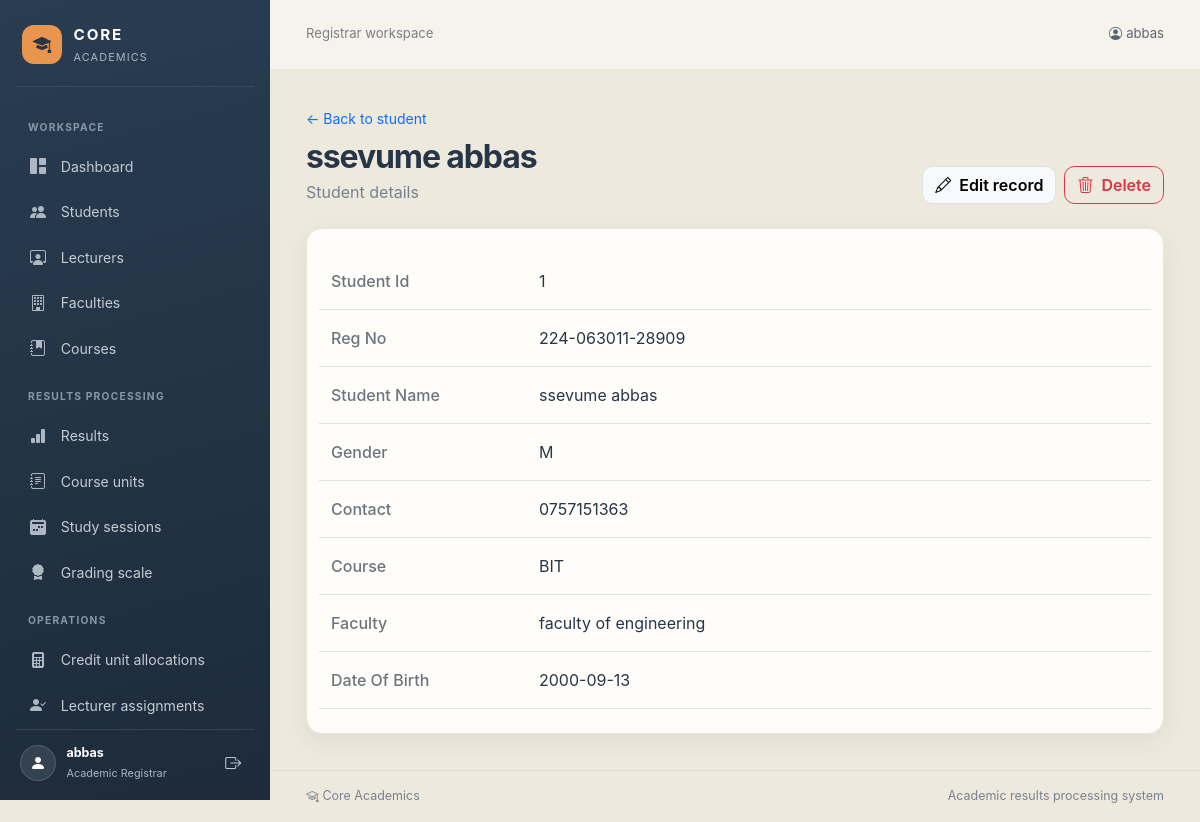
Screenshot of /academics/students/1/ (signed in) with the database file from the repository.
### academics/models.py (models this page shows, shortened)
class Student(models.Model):
    class Gender(models.TextChoices):
        MALE = 'M', 'Male'
        FEMALE = 'F', 'Female'
    student_id = models.AutoField(primary_key=True, db_column='StudentId')
    reg_no = models.CharField(max_length=30, db_column='Reg_No')
    student_name = models.CharField(max_length=50, db_column='StudentName')
    gender = models.CharField(max_length=1, choices=Gender.choices, db_column='Gender')
    contact = models.CharField(max_length=10, db_column='Contact')
    course = models.ForeignKey(
        Course,
        on_delete=models.PROTECT,
        db_column='CourseCode',
        related_name='students',
    )
    faculty = models.ForeignKey(
        Faculty,
        on_delete=models.PROTECT,
        related_name='students',
    )
    date_of_birth = models.DateField(null=True, blank=True, db_column='DATE_OF_BIRTH')
    class Meta:
        db_table = 'STUDENT'
    def __str__(self):
        return self.student_name

class Course(models.Model):
    class Duration(models.IntegerChoices):
        THREE_YEARS = 3, '3 years'
        FOUR_YEARS = 4, '4 years'
        FIVE_YEARS = 5, '5 years'
    course_code = models.CharField(max_length=10, primary_key=True, db_column='CourseCode')
    course_name = models.CharField(max_length=50, db_column='CourseName')
    duration = models.IntegerField(
        choices=Duration.choices,
        db_column='Duration',
        null=True,
        verbose_name='Duration (years)',
    )
    faculty = models.ForeignKey(
        Faculty,
        on_delete=models.PROTECT,
        db_column='FacultyId',
        related_name='courses',
    )
    class Meta:
        db_table = 'COURSE'
    def __str__(self):
        return self.course_name

class Faculty(models.Model):
    faculty_id = models.IntegerField(primary_key=True, db_column='FacultyId')
    faculty_name = models.CharField(max_length=30, db_column='FacultyName')
    class Meta:
        db_table = 'FACULTY'
    def __str__(self):
        return self.faculty_name

### academics/views.py (the view)
# urls.py: path('<slug:model_name>/<str:pk>/', views.model_detail, name='model-detail'),
@login_required
def model_detail(request, model_name, pk):
    if not can_view_model(request.user, model_name):
        raise PermissionDenied
    model = get_model(model_name)
    obj = get_object_or_404(model, pk=pk)
    if model is models.Lecturer:
        obj = (
            model.objects.select_related('faculty')
            .prefetch_related('unit_assignments__unit__course')
            .get(pk=pk)
        )
    elif model is models.CourseUnit:
        obj = model.objects.select_related('course__faculty').get(pk=pk)
    elif model is models.CreditUnitAllocation:
        obj = model.objects.select_related('unit__course').get(pk=pk)
    elif model is models.UnitAssignment:
        obj = model.objects.select_related(
            'lecturer__faculty',
            'unit__course',
        ).get(pk=pk)
    return render(
        request,
        'academics/model_detail.html',
        {
            'model_name': model_name,
            'model_label': model._meta.verbose_name.title(),
            'object': obj,
            'fields': get_display_values(obj, get_display_fields(model)),
            'read_only': not can_manage_model(request.user, model_name),
        },
    )

### academics/access.py (called while the page is built)
def has_role(user, role):
    return user.is_superuser or user.groups.filter(name=role).exists()

### academics/context_processors.py (called while the page is built)
def user_roles(request):
    user = request.user
    return {
        'is_academic_registrar': user.is_authenticated and has_role(user, ROLE_REGISTRAR),
        'is_lecturer': user.is_authenticated and has_role(user, ROLE_LECTURER),
        'is_faculty_coordinator': user.is_authenticated and has_role(user, ROLE_COORDINATOR),
    }

### academics/views.py (called while the page is built, shortened)
def get_model(model_name):
    try:
        return MODEL_REGISTRY[model_name]
    except KeyError as exc:
        raise Http404('Academic record type not found.') from exc

def get_display_fields(model):
    if model is models.CreditUnitAllocation:
        return [
            ('Course', 'unit.course'),
            ('Course unit', 'unit'),
            ('Credit units', 'credit_units'),
        ]
    return [
        (
            'Course unit' if field.name == 'unit' else field.verbose_name.title(),
            field.name,
        )
        for field in model._meta.concrete_fields
    ]

def get_display_values(obj, fields):
    return [
        (label, _get_display_value(obj, name))
        for label, name in fields
    ]

def _get_display_value(obj, field_path):
    value = obj
    for field_name in field_path.split('.'):
        value = getattr(value, field_name, None)
        if value is None:
            return 'Not assigned'
    return str(value)

def can_view_model(user, model_name):
    if model_name == 'timetables':
        return has_role(user, ROLE_REGISTRAR) or has_role(
            user,
            ROLE_COORDINATOR,
        )
    return has_role(user, ROLE_REGISTRAR)

def can_manage_model(user, model_name):
    if model_name == 'timetables':
        return has_role(user, ROLE_COORDINATOR)
    return has_role(user, ROLE_REGISTRAR)

### academics/templates/academics/model_detail.html (shortened to what this page needs)
{% extends "academics/base.html" %}
{% block content %}
<div class="d-flex flex-column flex-md-row justify-content-between align-items-md-end gap-3 mb-4">
    <div>
        <a class="small text-decoration-none" href="{% url 'academics:model-list' model_name %}">&larr; Back to {{ model_label|lower }}</a>
        <h1 class="page-heading h2 mt-2 mb-1">{{ object }}</h1>
        <p class="page-subtitle mb-0">{{ model_label }} details</p>
    </div>
    {% if not read_only %}
        <div class="page-tools d-flex gap-2">
            <a class="btn btn-light border" href="{% url 'academics:model-update' model_name object.pk %}"><i class="bi bi-pencil me-2" aria-hidden="true"></i>Edit record</a>
            <a class="btn btn-outline-danger" href="{% url 'academics:model-delete' model_name object.pk %}"><i class="bi bi-trash3 me-2" aria-hidden="true"></i>Delete</a>
        </div>
    {% endif %}
</div>
<div class="surface p-3 p-md-4">
    <dl class="row mb-0">
        {% for label, value in fields %}
            <dt class="col-sm-4 col-lg-3 border-bottom py-3 text-secondary fw-medium">{{ label }}</dt>
            <dd class="col-sm-8 col-lg-9 border-bottom py-3 mb-0">{{ value }}</dd>
        {% endfor %}
    </dl>
</div>
{% endblock %}

### academics/templates/academics/base.html (shortened to what this page needs)
{% load static %}
<!doctype html>
<html lang="en">
<head>
    <link href="https://cdn.jsdelivr.net/npm/bootstrap@5.3.8/dist/css/bootstrap.min.css" rel="stylesheet">
    <link rel="stylesheet" href="https://cdn.jsdelivr.net/npm/bootstrap-icons@1.11.3/font/bootstrap-icons.min.css">
    <link rel="stylesheet" href="{% static 'academics/css/app.css' %}">
</head>
<body>
<div class="app-layout">
    {% if user.is_authenticated %}
        <aside class="app-sidebar offcanvas-lg offcanvas-start" tabindex="-1" id="appSidebar" aria-labelledby="appSidebarLabel">
            <div class="sidebar-heading">
                <a class="sidebar-brand" href="{% url 'academics:index' %}" id="appSidebarLabel">
                    <span class="brand-mark"><i class="bi bi-mortarboard-fill" aria-hidden="true"></i></span>
                    <span><strong>CORE</strong><small>ACADEMICS</small></span>
                </a>
            </div>
            <nav class="sidebar-nav" aria-label="Main navigation">
                {% if is_academic_registrar %}
                    <span class="sidebar-section-label">WORKSPACE</span>
                    <a class="sidebar-link" href="{% url 'academics:index' %}"><i class="bi bi-grid-1x2-fill" aria-hidden="true"></i><span>Dashboard</span></a>
                    <a class="sidebar-link" href="{% url 'academics:model-list' 'students' %}"><i class="bi bi-people-fill" aria-hidden="true"></i><span>Students</span></a>
                    <a class="sidebar-link" href="{% url 'academics:model-list' 'lecturers' %}"><i class="bi bi-person-workspace" aria-hidden="true"></i><span>Lecturers</span></a>
                    <a class="sidebar-link" href="{% url 'academics:model-list' 'faculties' %}"><i class="bi bi-building" aria-hidden="true"></i><span>Faculties</span></a>
                    <a class="sidebar-link" href="{% url 'academics:model-list' 'courses' %}"><i class="bi bi-journal-bookmark-fill" aria-hidden="true"></i><span>Courses</span></a>
                    <span class="sidebar-section-label">RESULTS PROCESSING</span>
                    <a class="sidebar-link" href="{% url 'academics:model-list' 'results' %}"><i class="bi bi-bar-chart-fill" aria-hidden="true"></i><span>Results</span></a>
                    <a class="sidebar-link" href="{% url 'academics:model-list' 'course-units' %}"><i class="bi bi-journal-text" aria-hidden="true"></i><span>Course units</span></a>
                    <a class="sidebar-link" href="{% url 'academics:model-list' 'study-sessions' %}"><i class="bi bi-calendar2-week-fill" aria-hidden="true"></i><span>Study sessions</span></a>
                    <a class="sidebar-link" href="{% url 'academics:model-list' 'gradings' %}"><i class="bi bi-award-fill" aria-hidden="true"></i><span>Grading scale</span></a>
                    <span class="sidebar-section-label">OPERATIONS</span>
                    <a class="sidebar-link" href="{% url 'academics:model-list' 'unit-assignments' %}"><i class="bi bi-calculator-fill" aria-hidden="true"></i><span>Credit unit allocations</span></a>
                    <a class="sidebar-link" href="{% url 'academics:model-list' 'lecturer-assignments' %}"><i class="bi bi-person-check-fill" aria-hidden="true"></i><span>Lecturer assignments</span></a>
                {% endif %}
            </nav>
            <div class="sidebar-footer">
                <span class="sidebar-avatar"><i class="bi bi-person-fill" aria-hidden="true"></i></span>
                <span class="sidebar-user"><strong>{{ user.get_username }}</strong><small>{% if is_academic_registrar %}Academic Registrar{% elif is_lecturer %}Lecturer{% elif is_faculty_coordinator %}Faculty Coordinator{% else %}Staff account{% endif %}</small></span>
                <form method="post" action="{% url 'logout' %}">
                    <button class="sidebar-logout" type="submit" aria-label="Log out" title="Log out"><i class="bi bi-box-arrow-right" aria-hidden="true"></i></button>
                </form>
            </div>
        </aside>
    {% endif %}
    <div class="app-main-panel">
        <header class="app-topbar">
            <div class="d-flex align-items-center gap-3">
                <span class="topbar-context">{% block page_context %}{% if is_academic_registrar %}Registrar workspace{% elif is_lecturer %}Lecturer workspace{% elif is_faculty_coordinator %}Coordinator workspace{% else %}Academic results processing{% endif %}{% endblock %}</span>
            </div>
            <div class="d-flex align-items-center gap-3">
                {% if user.is_authenticated %}
                    <span class="topbar-user"><i class="bi bi-person-circle me-1" aria-hidden="true"></i>{{ user.get_username }}</span>
                {% else %}
                    <a class="btn btn-sm btn-primary" href="{% url 'login' %}">Sign in</a>
                {% endif %}
            </div>
        </header>
        <main class="app-main">
            {% block content %}{% endblock %}
        </main>
        <footer class="app-footer">
            <span><i class="bi bi-mortarboard me-1" aria-hidden="true"></i>Core Academics</span>
            <span>Academic results processing system</span>
        </footer>
    </div>
</div>
</body>
</html>

### academics/static/academics/css/app.css (style rules this page uses)
:root { --ink: #263648; --muted: #78828e; --brand: #e9954d; --brand-dark: #d77f36; --canvas: #eee9dd; --line: #eae5da; --sidebar: #253648; }
* { box-sizing: border-box; }
body { min-width: 320px; min-height: 100vh; margin: 0; background: var(--canvas); color: var(--ink); font-family: Inter, "Segoe UI", system-ui, -apple-system, sans-serif; }
.app-layout { min-height: 100vh; }
.app-sidebar { --bs-offcanvas-width: 270px; display: flex; flex-direction: column; width: 270px; height: 100vh; padding: 1.25rem 1rem 1rem; overflow: hidden; border: 0; background: linear-gradient(165deg, #293d51 0%, #1d2b3a 100%); color: #fff; }
.sidebar-heading { display: flex; flex-shrink: 0; align-items: center; justify-content: space-between; padding: .25rem .4rem 1.3rem; border-bottom: 1px solid rgba(255,255,255,.09); }
.sidebar-brand { display: flex; align-items: center; gap: .75rem; color: #fff; text-decoration: none; }
.sidebar-brand strong { display: block; font-size: .95rem; letter-spacing: .12em; }
.sidebar-brand small { display: block; margin-top: .12rem; color: #aab4bf; font-size: .68rem; letter-spacing: .1em; }
.brand-mark { display: inline-grid; width: 2.45rem; height: 2.45rem; flex: 0 0 auto; place-items: center; border-radius: .75rem; background: var(--brand); color: #263648; font-size: 1.15rem; }
.sidebar-nav { flex: 1; padding: 1rem 0; overflow-y: auto; scrollbar-color: #506174 transparent; scrollbar-width: thin; }
.sidebar-section-label { display: block; padding: 1.05rem .75rem .45rem; color: #8998a7; font-size: .64rem; font-weight: 700; letter-spacing: .12em; }
.sidebar-link { display: flex; align-items: center; gap: .85rem; min-height: 2.7rem; margin: .15rem 0; padding: .6rem .8rem; border-radius: .65rem; color: #c4cbd2; font-size: .88rem; text-decoration: none; transition: background .15s ease, color .15s ease, transform .15s ease; }
.sidebar-link i { width: 1.15rem; color: #aeb8c2; font-size: 1rem; text-align: center; }
.sidebar-footer { display: flex; flex-shrink: 0; align-items: center; gap: .65rem; padding: .9rem .25rem .15rem; border-top: 1px solid rgba(255,255,255,.1); }
.sidebar-avatar { display: grid; width: 2.25rem; height: 2.25rem; flex: 0 0 auto; place-items: center; border: 1px solid rgba(255,255,255,.15); border-radius: 50%; background: rgba(255,255,255,.1); color: #fff; }
.sidebar-user { display: flex; min-width: 0; flex: 1; flex-direction: column; }
.sidebar-user strong { overflow: hidden; color: #fff; font-size: .78rem; text-overflow: ellipsis; white-space: nowrap; }
.sidebar-user small { margin-top: .15rem; color: #aab4bf; font-size: .68rem; }
.sidebar-logout { display: grid; width: 2.1rem; height: 2.1rem; place-items: center; border: 0; border-radius: .55rem; background: transparent; color: #c4cbd2; }
.app-main-panel { display: flex; min-width: 0; min-height: 100vh; flex: 1; flex-direction: column; }
.app-topbar { display: flex; min-height: 4.35rem; align-items: center; justify-content: space-between; gap: 1rem; padding: .75rem clamp(1rem, 3vw, 2.4rem); border-bottom: 1px solid rgba(57, 67, 76, .07); background: rgba(255,255,255,.42); }
.topbar-context { color: #7a7f83; font-size: .82rem; }
.topbar-user { color: #586574; font-size: .82rem; }
.app-main { width: 100%; max-width: 1800px; flex: 1; margin: 0 auto; padding: clamp(1.25rem, 3vw, 2.5rem) clamp(1rem, 3vw, 2.5rem); }
.app-footer { display: flex; justify-content: space-between; gap: .75rem; margin-top: auto; padding: 1rem clamp(1rem, 3vw, 2.5rem); border-top: 1px solid rgba(57, 67, 76, .08); color: var(--muted); font-size: .78rem; }
.page-heading { color: var(--ink); font-weight: 750; letter-spacing: -.035em; }
.page-subtitle { color: var(--muted); }
.surface, .module-card { border: 1px solid var(--line); border-radius: 1rem; background: #fffdf9; box-shadow: 0 8px 26px rgba(45, 50, 57, .07); }
.btn { border-radius: .65rem; font-weight: 600; }
@media (min-width: 992px) { .app-layout { display: flex; align-items: flex-start; } }
@media (min-width: 992px) { .app-sidebar { position: sticky; top: 0; } }

### rows the page displays
Student: StudentName "ssevume abbas", fields "224-063011-28909" "ssevume abbas" "0757151363"
Course: fields "BIT"
Faculty: fields "faculty of engineering"

### other values shown
{{ user.get_username }} "abbas"
{{ model_label|lower }} "student"
{{ model_label }} "Student"
{{ label }} "Student Id" "Reg No" "Student Name" "Gender" "Contact" "Course" "Faculty" "Date Of Birth"
{{ value }} "1" "M" "2000-09-13"
